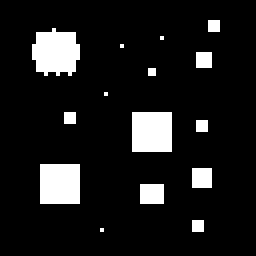
//> input picture src/exercise11/gran01_64.pgm, 64 x 64 px (shown 4 times larger)
$ ./practice_01a_boundary_extraction ../exercise11/gran01_64.pgm out.png   (built with g++ and OpenCV 4)
//> lines starting //> are read from the running program, lines starting //| are printed output that depends on the picture; after the words box and inside, x2 and y2 are one past the last pixel; in counts of white or black regions, pixels touching at a corner belong together
### lib/Erosion/erosion.h
//
// Created by Sergio Marin Sanchez on 23/2/24.
//

#ifndef IMAGE_PROCESSING_EROSION_H
#define IMAGE_PROCESSING_EROSION_H

#include "opencv2/imgproc.hpp"
#include "opencv2/highgui.hpp"

// Performs a horizontal erosion with kernel 3x1
void horizontalErosion(const cv::Mat *image, cv::Mat *output);

// Performs a vertical erosion with kernel 1x3
void verticalErosion(const cv::Mat *image, cv::Mat *output);

// Performs erosion of size <size>
void erosion(const cv::Mat *image, cv::Mat *output, u_int size);

#endif //IMAGE_PROCESSING_EROSION_H

### src/segmentation1/practice_01a_boundary_extraction.h
//
// Created by Sergio Marin Sanchez on 24/3/24.
//

#ifndef IMAGE_PROCESSING_PRACTICE_01A_BOUNDARY_EXTRACTION_H
#define IMAGE_PROCESSING_PRACTICE_01A_BOUNDARY_EXTRACTION_H

#include "opencv2/imgproc.hpp"
#include "opencv2/highgui.hpp"

#include <iostream>
#include <algorithm>
#include <cstdlib>
#include <cstdio>

#include "erosion.h"

#define EROSION_SIZE 1

#endif //IMAGE_PROCESSING_PRACTICE_01A_BOUNDARY_EXTRACTION_H

### lib/Erosion/erosion.cpp
//
// Created by Sergio Marin Sanchez on 23/2/24.
//

#include "erosion.h"

void horizontalErosion(const cv::Mat *image, cv::Mat *output)
{
    cv::Mat img = *(image);
    cv::Mat out = *(output);
    for (int i = 0; i < img.rows; i++)
    {
        for (int j = 0; j < img.cols; j++)
        {
            if (j == 0)
            {
                out.at<u_char>(i, j) = std::min(img.at<u_char>(i, j), img.at<u_char>(i, j + 1));
            }
            else if (j == img.cols - 1)
            {
                out.at<u_char>(i, j) = std::min(img.at<u_char>(i, j - 1), img.at<u_char>(i, j));
            }
            else
            {
                out.at<u_char>(i, j) = std::min(std::min(img.at<u_char>(i, j - 1), img.at<u_char>(i, j)), img.at<u_char>(i, j + 1));
            }
        }
    }
}

void verticalErosion(const cv::Mat *image, cv::Mat *output)
{
    cv::Mat img = *(image);
    cv::Mat out = *(output);
    for (int i = 0; i < img.rows; i++)
    {
        for (int j = 0; j < img.cols; j++)
        {
            if (i == 0)
            {
                out.at<u_char>(i, j) = std::min(img.at<u_char>(i, j), img.at<u_char>(i + 1, j));
            }
            else if (i == img.rows - 1)
            {
                out.at<u_char>(i, j) = std::min(img.at<u_char>(i - 1, j), img.at<u_char>(i, j));
            }
            else
            {
                out.at<u_char>(i, j) = std::min(std::min(img.at<u_char>(i - 1, j), img.at<u_char>(i, j)), img.at<u_char>(i + 1, j));
            }
        }
    }
}

void erosion(const cv::Mat *image, cv::Mat *output, u_int size)
{
    horizontalErosion(image, output);
    cv::Mat newReference = (*(output)).clone();
    verticalErosion(&newReference, output);

    if (size > 1)
    {
        newReference = (*(output)).clone();
        erosion(&newReference, output, size - 1);
    }
}

### src/segmentation1/practice_01a_boundary_extraction.cpp
//
// Created by Sergio Marin Sanchez on 24/3/24.
//

#include "practice_01a_boundary_extraction.h"

using cv::Mat;
using cv::imread;
using cv::IMREAD_GRAYSCALE;
using cv::Scalar;
using cv::subtract;
using cv::imwrite;
using cv::imshow;
using cv::waitKey;
using cv::destroyAllWindows;

using std::cout;
using std::cerr;
using std::endl;

int main(int argc, char *argv[])
{
    if (argc < 3)
    {
        cerr << "Error: number of arguments: " << argv[0] << " <input image> <output image>" << endl;
        return EXIT_FAILURE;
    }

    // Read the input image
    Mat image = imread(argv[1], IMREAD_GRAYSCALE);
//> image: 64 rows x 64 cols, CV_8UC1; 10.4% white; 15 white regions (10 under 20 px), largest, box (x1, y1, x2, y2) and area: (8, 7, 20, 19) 112, (33, 28, 43, 38) 100, (10, 41, 20, 51) 100, (35, 46, 41, 51) 30, (48, 42, 53, 47) 25

    // Reading the output filename
    char *outputFilename = argv[2];
//> outputFilename = "out.png"

    // Prepare the output image
    Mat output = Mat(image.size(), CV_8UC1, Scalar(0));

    erosion(&image, &output, EROSION_SIZE);
//> after the loop in horizontalErosion, `for (int i = 0; i < img.rows; i++)`:
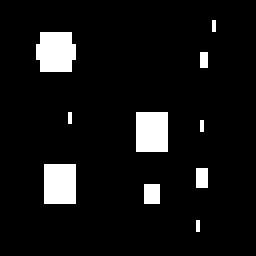
//> out: 64 rows x 64 cols, CV_8UC1 (shown 4 times larger); 7.4% white; 10 white regions (6 under 20 px), largest, box (x1, y1, x2, y2) and area: (9, 8, 19, 18) 88, (34, 28, 42, 38) 80, (11, 41, 19, 51) 80, (36, 46, 40, 51) 20
//> after the loop in verticalErosion, `for (int i = 0; i < img.rows; i++)`:
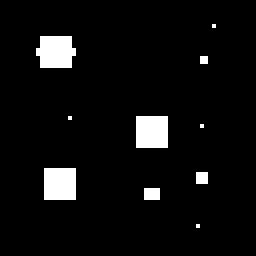
//> out: 64 rows x 64 cols, CV_8UC1 (shown 4 times larger); 5.5% white; 10 white regions (7 under 20 px), largest, box (x1, y1, x2, y2) and area: (9, 9, 19, 17) 68, (34, 29, 42, 37) 64, (11, 42, 19, 50) 64

    subtract(image, output, output);
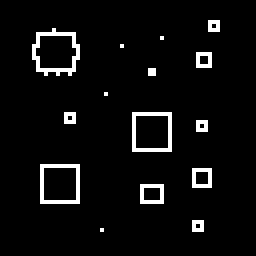
//> output: 64 rows x 64 cols, CV_8UC1 (shown 4 times larger); 4.9% white in thin lines or dots, all inside (x1, y1, x2, y2) = (8, 5, 55, 58)

    cout << "Saving image " << outputFilename << " ..." << endl;
//| Saving image out.png ...
    imwrite(outputFilename, output);

    cout << "Showing image in window... Press a key to finish." << endl;
    u_int winNameLength = strlen("Window: boundary of image: ") + strlen(argv[1]) + 1;
//> winNameLength = 55
    char *winName = (char*) malloc(winNameLength * sizeof(char));
    snprintf(winName, winNameLength, "Window: boundary of image: %s", argv[1]);
    imshow(winName, output);
    waitKey(0);
    destroyAllWindows();

    free(winName);

    return EXIT_SUCCESS;
}
